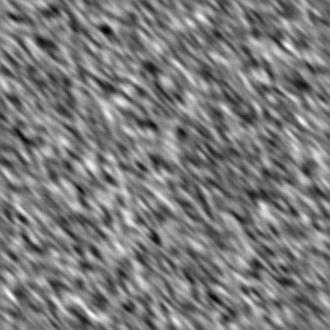
%> input picture TP3/Texture1.jpg, 330 x 330 px
$ octave tp3.m   (GNU Octave 9; MATLAB toolbox functions it lacks are replaced by stand-ins)
%> lines starting %> are read from the running program, lines starting %| are printed output that depends on the picture; in (x1, y1, x2, y2) boxes, pixels count from 0 and x2, y2 are one past the last pixel; in counts of white or black regions, pixels touching at a corner belong together; the program's own positions count from 1
### TP3/normImg.m
function I_norm = normImg(I)
    I_norm = I - mean(I(:));
    I_norm = I_norm/std(I_norm(:));
end

### TP3/func2D_3D.m
%
% matrice(Ni,Nj)->Tenseur(ni,nj,nk)
% Ni,Nj dimensions de la matrice I initiale
% ni,nj dimensions d'une imagette
% nk    nombre d'imagettes = nik*njk
%              nik = nombre d'imagettes par colonne
%              njk = nombre d'imagettes par ligne

function [T]=func2D_3D(I,ni,nj)
%I=[11,12,13,14;21,22,23,24;31,32,33,34;41,42,43,44];
%I=reshape((1:2*2*3*5)',2*3,2*5)
[Ni,Nj]=size(I);            %
nik=floor(Ni/ni);           %
njk=floor(Nj/nj);           %

Ni=nik*ni;                  %  creation d'une sous-image II
Nj=njk*nj;                  %  de dimensions 間ales a un multiple
nk=nik*njk;                 %  entier d'imagettes
II=I(1:nik*ni,1:njk*nj);    %

indi=1:(nik);            %
indj=1:(njk);            %
ii=indi'*ones(1,njk);    % tableau d'indices colonnes
ij=ones(nik,1)*indj;     % tableau d'indices lignes
%k=ii+(ij-1)*nik;
ii=ii(:);
ij=ij(:);

for k=1:nk;
    T(:,:,k)=II((1:ni)+(ii(k)-1)*ni,(1:nj)+(ij(k)-1)*nj);
end

### TP3/courbeCOR.m
function [Pd, Pfa] = courbeCOR(seuilCOR, I2fp, posTexture2)

    for i = 1:length(seuilCOR)
        Is = double(I2fp >= seuilCOR(i));

        bonnes_det = (Is == 1) & (posTexture2 == 1);

        nombre_vrais_positifs = sum(bonnes_det(:));

        nombre_total_cibles_presentes = sum(posTexture2(:) == 1);

        Pd(i) = nombre_vrais_positifs / nombre_total_cibles_presentes;

        % Calcul de Pfa (probabilité de fausse alarme)
        nombre_vrais_negatifs = sum(Is(:) == 0 & posTexture2(:) == 0);

        nombre_total_cibles_absentes = sum(posTexture2(:) == 0);

        Pfa(i) = 1 - (nombre_vrais_negatifs / nombre_total_cibles_absentes); % 1 - proba manque
    end
end

### TP3/tp3.m
clc; clear; close all

%% matrice covariance et texture interet
I = double(imread("Texture1.jpg"));
%> I: size 330x330 double; min 0, max 255, mean 122.8; mean of the top-left, top-right, bottom-left and bottom-right quarters 122.4, 122, 126.5, 120.2
I_bruit = double(imread("Bruit_T1.jpg"));
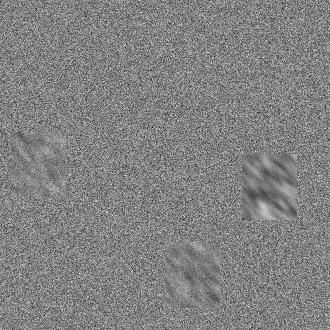
%> input picture TP3/Bruit_T1.jpg, 330 x 330 px
%> I_bruit: size 330x330 double; min 2, max 244, mean 129.7; mean of the top-left, top-right, bottom-left and bottom-right quarters 129.9, 129.7, 130.4, 128.9
I_T2 = double(imread("Texture2.jpg"));
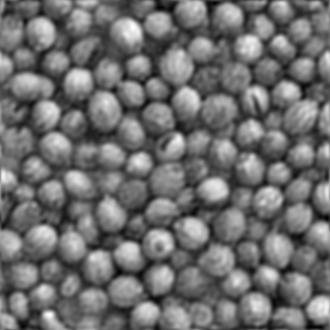
%> input picture TP3/Texture2.jpg, 330 x 330 px
%> I_T2: size 330x330 double; min 0, max 255, mean 110.8; mean of the top-left, top-right, bottom-left and bottom-right quarters 110.3, 111.3, 110.4, 111.1
I_T2_melange = double(imread("Texture2_T1.jpg"));
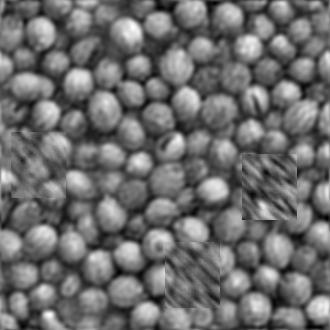
%> input picture TP3/Texture2_T1.jpg, 330 x 330 px
%> I_T2_melange: size 330x330 double; min 0, max 255, mean 109.5; mean of the top-left, top-right, bottom-left and bottom-right quarters 109.2, 110.3, 109.6, 108.8

I_norm = normImg(I);
I_bruit = normImg(I_bruit);
I_T2 = normImg(I_T2);
I_T2_melange = normImg(I_T2_melange);


L = 11;
T = func2D_3D(I_norm, L, L);

for i = 1:length(T)
    a = T(:,:,i);
    v1(i, :) = a(:);
end
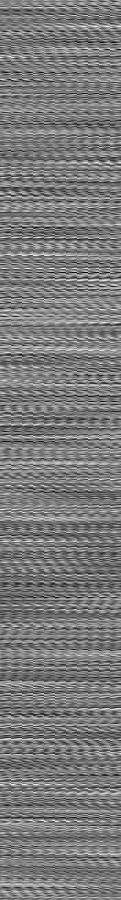
%> v1: size 900x121 double; min -3.52, max 3.8, mean -1.03e-16; drawn with min black and max white

S1 = zeros(size(v1,2));
for i = 1:size(v1,1)
    S1 = S1 + v1(i,:).' * v1(i,:);
end
S1 = S1/(size(v1,2));

%% texture bruit correlation micro
[Lv, P] = eig(S1);
vpP = sort(P(:));
maxP = max(vpP);
%> maxP = 364.5
[indice_ligne, indice_colonne] = find(P == maxP);
%> indice_ligne = 121; indice_colonne = 121
vecteur_propre_max = Lv(:, indice_colonne); % P
%> vecteur_propre_max = 121 values, max 0.127 at index 50, min 0.0178 at index 11, mean 0.0871

vecteur_propre_max = vecteur_propre_max / norm(vecteur_propre_max);
Img_vectP(1, :) = vecteur_propre_max(1:L)';
for i = 1:L-1
    Img_vectP(i+1, :) = vecteur_propre_max(i*L+1:(i+1)*L)';
end

I1f = filter2(Img_vectP, I_bruit);
I1fp = I1f.^2;
I1fp = I1fp / max(I1fp(:));

%% melange textures
T2 = func2D_3D(I_T2, L, L);

for i = 1:length(T2)
    a = T2(:,:,i);
    v2(i, :) = a(:);
end
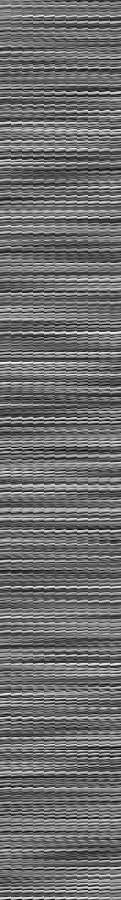
%> v2: size 900x121 double; min -2.43, max 3.16, mean -3.24e-17; drawn with min black and max white
S2 = zeros(size(v2,2));
for i = 1:size(v2,1)
    S2 = S2 + v2(i,:).' * v2(i,:);
end
S2 = S2/(size(v2,2));

[Lv2, P2] = eig(S2);
vpP2 = sort(P2(:));
maxP2 = max(vpP2);
%> maxP2 = 552.7
[indice_ligne, indice_colonne2] = find(P2 == maxP2);
%> indice_colonne2 = 121
vecteur_propre_max2 = Lv2(:, indice_colonne2); % P
%> vecteur_propre_max2 = 121 values, max 0.112 at index 61, min 0.0564 at index 111, mean 0.0899

vecteur_propre_max2 = vecteur_propre_max2 / norm(vecteur_propre_max2);
Img_vectP2(1, :) = vecteur_propre_max2(1:L)';
for i = 1:L-1
    Img_vectP2(i+1, :) = vecteur_propre_max2(i*L+1:(i+1)*L)';
end


I_melange_filtree1 = filter2(inv(Img_vectP2), I_T2_melange);
I_melange_filtree2 = filter2(Img_vectP, I_melange_filtree1);
I2fp = I_melange_filtree2.^2;
maxI2fp = max(I2fp(:));
%> maxI2fp = 151157934.1
I2fp = I2fp / maxI2fp;

seuil = 0.05;
Is = double(I2fp >= seuil);

%% trace courbe COR
posTexture2 = double(imread("Imsansbruit.bmp")); % M, = 1 si texture 2 presente
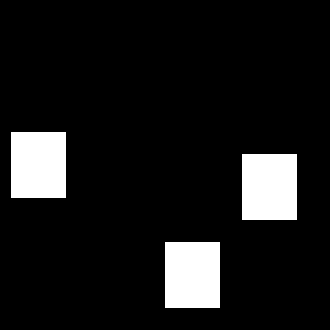
%> input picture TP3/Imsansbruit.bmp, 330 x 330 px
%> posTexture2: size 330x330 double; values 0 (black) and 1 (white), 10% white; 3 white regions, box (x1, y1, x2, y2) and area: (11, 132, 66, 198) 3630, (242, 154, 297, 220) 3630, (165, 242, 220, 308) 3630
seuilCOR = (exp(0:0.1:10) - 1) / (exp(10) - 1);

I_melange_filtree_2emeMethode = filter2(Img_vectP, I_T2_melange);

I2fp2 = I_melange_filtree_2emeMethode.^2;
maxI2fp2 = max(I2fp2(:));
%> maxI2fp2 = 843.4
I2fp2 = I2fp2 / maxI2fp2;

I_melange_filtree4 = filter2(Img_vectP2 - Img_vectP, I_T2_melange);
I2fp4 = I_melange_filtree4.^2;
I2fp4 = I2fp4 / max(I2fp4(:));

[Pd, Pfa] = courbeCOR(seuilCOR, I2fp, posTexture2);
%> the loop in courbeCOR, `for i = 1:length(seuilCOR)` made 101 passes
%> (nombre_vrais_positifs, nombre_vrais_negatifs) on passes 1 to 12: (10890, 0), (10779, 1593), (10728, 2316), (10694, 2858), (10655, 3439), (10624, 3950), (10582, 4455), (10547, 4936), (10513, 5440), (10473, 5905), (10435, 6406), (10410, 6947)
%> after the loop in courbeCOR, `for i = 1:length(seuilCOR)`: Pd = 101 values, max 1 at index 1, min 9.18e-05 at index 101, mean 0.546; Pfa = 101 values, max 1 at index 1, min 0 at index 100, mean 0.445
[Pd2, Pfa2] = courbeCOR(seuilCOR, I2fp2, posTexture2);
%> the loop in courbeCOR (call 2), `for i = 1:length(seuilCOR)` made 101 passes
%> (nombre_vrais_positifs, nombre_vrais_negatifs) on passes 1 to 12: (10890, 0), (10785, 526), (10737, 778), (10697, 988), (10673, 1185), (10650, 1372), (10618, 1538), (10587, 1689), (10550, 1837), (10531, 2004), (10504, 2183), (10469, 2351)
%> Pd2 = 101 values, max 1 at index 1, min 0 at index 95, mean 0.564; Pfa2 = 101 values, max 1 at index 1, min 1.02e-05 at index 101, mean 0.641
[Pd4, Pfa4] = courbeCOR(seuilCOR, I2fp4, posTexture2);
%% affichage
figure(1)
dynam = [min(min(I_norm)) max(max(I_norm))];
imshow(I_norm, dynam)
colorbar
title("Image Texture1")

figure(2)
dynam = [min(min(Img_vectP)) max(max(Img_vectP))];
imshow(Img_vectP, dynam)
colorbar
title("Image vecteur propre P")

figure(3)
dynam = [min(min(I1f)) max(max(I1f))];
imshow(I1f, dynam)
colorbar
title("Image I1 filtrée par P")

figure(4)
dynam = [min(min(I_bruit)) max(max(I_bruit))];
imshow(I_bruit, dynam)
colorbar
title("Image bruitée T1")

figure(5)
dynam = [min(min(I1fp)) max(max(I1fp))];
imshow(I1fp, dynam)
colorbar
title("Image puissances locales T1")

figure(6)
dynam = [min(min(I_T2_melange)) max(max(I_T2_melange))];
imshow(I_T2_melange, dynam)
colorbar
title("Image T2 mélange T1")

figure(7)
dynam = [min(min(I_melange_filtree2)) max(max(I_melange_filtree2))];
imshow(I_melange_filtree2, dynam)
colorbar
title("Image filtrée T2 T1")

figure(8)
dynam = [min(min(I2fp)) max(max(I2fp))];
imshow(I2fp, dynam)
colorbar
title("Image puissances locales T2")

figure(9)
dynam = [min(min(Is)) max(max(Is))];
imshow(Is, dynam)
colorbar
title("Image binarisée Is")

figure(10)
imshow(posTexture2)
colorbar
title("Positions texture I1 dans I2")

figure(11)
plot(Pfa, Pd, 'o')
hold on
plot(Pfa2, Pd2, 'o')
plot(Pfa4, Pd4, 'o')
grid()
xlabel("Pfa")
ylabel("Pd")
legend("Inv(S2) puis S1", "Filtre S1", "S2 - S1")
title("Courbe COR I2 filtrée par 2 méthodes, selon les seuils")
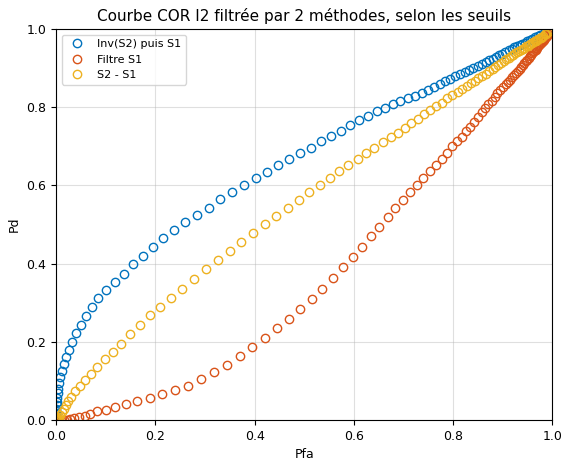
%> figure redrawn from the program's plot data
